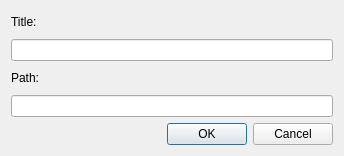
<ui version="4.0" >
 <class>AddBookmarks</class>
 <widget class="QDialog" name="AddBookmarks" >
  <property name="geometry" >
   <rect>
    <x>0</x>
    <y>0</y>
    <width>344</width>
    <height>156</height>
   </rect>
  </property>
  <property name="windowTitle" >
   <string>Dialog</string>
  </property>
  <layout class="QGridLayout" name="gridLayout" >
   <item row="4" column="0" colspan="3" >
    <widget class="QLineEdit" name="pathlineEdit" />
   </item>
   <item row="5" column="1" >
    <widget class="QPushButton" name="okButton" >
     <property name="text" >
      <string>OK</string>
     </property>
    </widget>
   </item>
   <item row="5" column="2" >
    <widget class="QPushButton" name="cancelButton" >
     <property name="text" >
      <string>Cancel</string>
     </property>
    </widget>
   </item>
   <item row="5" column="0" >
    <spacer name="horizontalSpacer" >
     <property name="orientation" >
      <enum>Qt::Horizontal</enum>
     </property>
     <property name="sizeHint" stdset="0" >
      <size>
       <width>40</width>
       <height>20</height>
      </size>
     </property>
    </spacer>
   </item>
   <item row="2" column="0" >
    <widget class="QLabel" name="label_2" >
     <property name="text" >
      <string>Path:</string>
     </property>
    </widget>
   </item>
   <item row="1" column="0" colspan="3" >
    <widget class="QLineEdit" name="titlelineEdit" />
   </item>
   <item row="0" column="0" >
    <widget class="QLabel" name="label" >
     <property name="text" >
      <string>Title:</string>
     </property>
    </widget>
   </item>
  </layout>
 </widget>
 <resources/>
 <connections/>
</ui>
